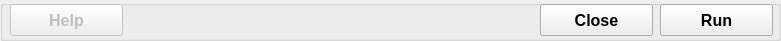
  <widget class="QGroupBox" name="groupBoxButtons">
   <property name="geometry">
    <rect>
     <x>5</x>
     <y>270</y>
     <width>781</width>
     <height>41</height>
    </rect>
   </property>
   <property name="title">
    <string/>
   </property>
   <widget class="QPushButton" name="pushButtonHelp">
    <property name="enabled">
     <bool>false</bool>
    </property>
    <property name="geometry">
     <rect>
      <x>10</x>
      <y>4</y>
      <width>113</width>
      <height>32</height>
     </rect>
    </property>
    <property name="font">
     <font>
      <pointsize>12</pointsize>
      <weight>75</weight>
      <bold>true</bold>
     </font>
    </property>
    <property name="text">
     <string>Help</string>
    </property>
    <property name="autoDefault">
     <bool>false</bool>
    </property>
   </widget>
   <widget class="QPushButton" name="pushButtonClose">
    <property name="geometry">
     <rect>
      <x>540</x>
      <y>4</y>
      <width>113</width>
      <height>32</height>
     </rect>
    </property>
    <property name="font">
     <font>
      <pointsize>12</pointsize>
      <weight>75</weight>
      <bold>true</bold>
     </font>
    </property>
    <property name="text">
     <string>Close</string>
    </property>
    <property name="autoDefault">
     <bool>false</bool>
    </property>
   </widget>
   <widget class="QPushButton" name="pushButtonRun">
    <property name="geometry">
     <rect>
      <x>660</x>
      <y>4</y>
      <width>113</width>
      <height>32</height>
     </rect>
    </property>
    <property name="font">
     <font>
      <pointsize>12</pointsize>
      <weight>75</weight>
      <bold>true</bold>
     </font>
    </property>
    <property name="toolTip">
     <string/>
    </property>
    <property name="text">
     <string>Run</string>
    </property>
    <property name="autoDefault">
     <bool>false</bool>
    </property>
   </widget>
  </widget>
